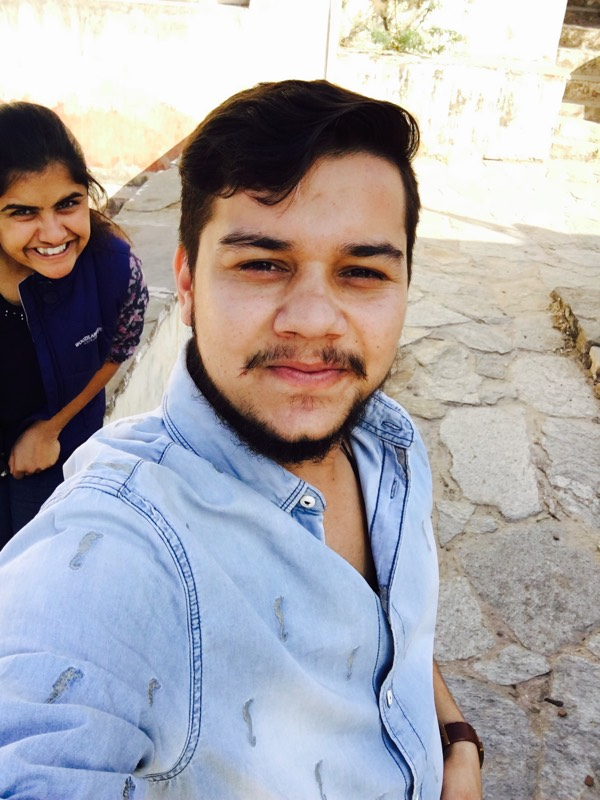
#> input picture training-data/s1/1.jpeg, 600 x 800 px; its folder holds only this picture in this run
$ python main.py
#> lines starting #> are read from the running program, lines starting #| are printed output that depends on the picture; after the words box and inside, x2 and y2 are one past the last pixel; in counts of white or black regions, pixels touching at a corner belong together
import cv2
import os
import numpy as np
# list of labels
subjects = ["", "Kratik", "Anchit"]

def detect_face(img):
    gray = cv2.cvtColor(img, cv2.COLOR_BGR2GRAY)
    face_cascade = cv2.CascadeClassifier('opencv-files/lbpcascade_frontalface.xml')
    faces = face_cascade.detectMultiScale(gray, scaleFactor=1.2, minNeighbors=5);

    if (len(faces) == 0):
        return None, None

    # assumption --> only one face,
    #extract the face area
    (x, y, w, h) = faces[0]
    # face part of the image
    return gray[y:y+w, x:x+h], faces[0]


def prepare_training_data(data_folder_path):
#> called with data_folder_path = 'training-data'
    dirs = os.listdir(data_folder_path)
    faces = []
    labels = []

    for dir_name in dirs:
        if not dir_name.startswith("s"):
            continue;

        label = int(dir_name.replace("s", ""))
        subject_dir_path = data_folder_path + "/" + dir_name
        subject_images_names = os.listdir(subject_dir_path)


        #detect face and add face to list of faces
        for image_name in subject_images_names:

            image_path = subject_dir_path + "/" + image_name
            image = cv2.imread(image_path)
#> image is the input picture: shape (800, 600, 3); mean B, G, R 168.2, 164.2, 167.3

            #display images to train
            cv2.imshow("Training on image...", cv2.resize(image, (400, 500)))
            cv2.waitKey(100)

            #detect face
            face, rect = detect_face(image)
#> in detect_face, `faces = face_cascade.detectMultiScale(gray, scaleFactor=1.2, minNeighb..`: faces = [[173, 161, 282, 282]]
#> in detect_face, `(x, y, w, h) = faces[0]`: x = 173; y = 161; w = 282
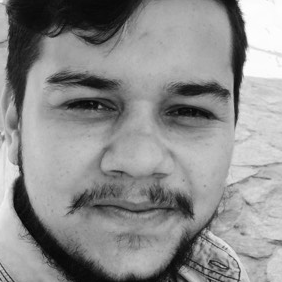
#> face: shape (282, 282); min 3, max 255, mean 141.1
#> rect = [173, 161, 282, 282]

            # ignore all faces that are not detected
            if face is not None:
                faces.append(face)
                labels.append(label)
#> pass 2 of the loop in prepare_training_data, `for dir_name in dirs:`:
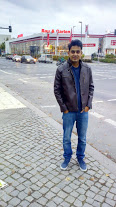
#> input picture training-data/s2/1.jpg, 116 x 207 px
#> in prepare_training_data, image is the input picture: shape (207, 116, 3); mean B, G, R 178.8, 172.2, 169.3
#> in prepare_training_data, `cv2.imshow("Training on image...", cv2.resize(image, (400, 500)))`:
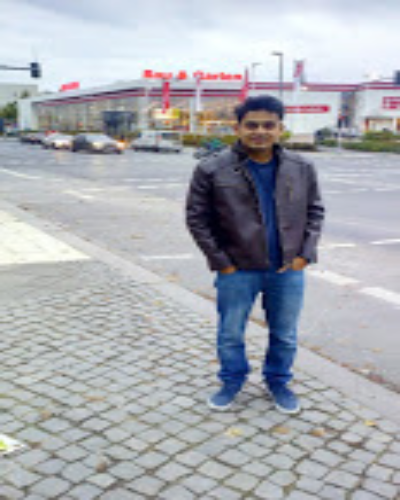
#> window 'Training on image...': shape (500, 400, 3); mean B, G, R 178.6, 172.1, 169.2
#> in detect_face (call 2), `gray = cv2.cvtColor(img, cv2.COLOR_BGR2GRAY)`:
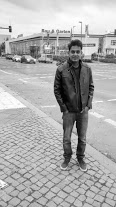
#> gray: shape (207, 116); min 1, max 254, mean 172.1
#> in detect_face (call 2), `faces = face_cascade.detectMultiScale(gray, scaleFactor=1.2, minNeighb..`: faces = ()

    cv2.destroyAllWindows()
    cv2.waitKey(1)
    cv2.destroyAllWindows()

    return faces, labels


print("Lets gather some data")
faces, labels = prepare_training_data("training-data")
#> faces = 1 item; labels = [1]
print("Total data to train: ", len(faces))
#| Total data to train:  1
# we will use Local Binary Patterns Histograms recognizer to classify the test image
face_recognizer = cv2.face.LBPHFaceRecognizer_create()
# or you can play with some other available recognizers as well
#face_recognizer = cv2.face.EigenFaceRecognizer_create()
#face_recognizer = cv2.face.FisherFaceRecognizer_create()

#training statrs here..........
face_recognizer.train(faces, np.array(labels))

w=0
h=0
def draw_rectangle(img, rect):
    (x, y, w, h) = rect
    cv2.rectangle(img, (x, y), (x+w, y+h), (0, 255, 0), 2)

def draw_text(img, text, x, y,confidence):
    cv2.putText(img, text, (x, y), cv2.FONT_HERSHEY_PLAIN, 1.5, (0, 0, 255), int(1.5))
    cv2.putText(img, str(confidence), (x+w,y+h+100), cv2.FONT_HERSHEY_PLAIN, 1, (0,0,255), 1)


def predict(test_img):

    #img = test_img.copy()
    face, rect = detect_face(test_img)
    label, confidence = face_recognizer.predict(face)
    ## calculating accuracy
    if (confidence < 100):
        label = subjects[label]
        confidence = "  {0}%".format((round(confidence)))

    else:
        label = subjects[label]
        confidence = "  {0}%".format(abs(round(100 - confidence)))

#get name of respective label returned by face recognizer
#    label = subjects[label]

    draw_text(test_img, label, rect[0], rect[1]-5,confidence)
    draw_rectangle(test_img, rect)
    return test_img


print("predicting images...")

#load test images
test_img1 = cv2.imread("test-data/test1.jpg")
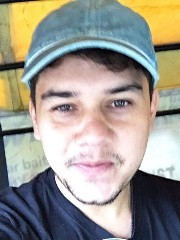
#> input picture test-data/test1.jpg, 180 x 240 px
#> test_img1 is the input picture: shape (240, 180, 3); mean B, G, R 142.9, 151.9, 156.2
test_img2 = cv2.imread("test-data/test5.jpg")
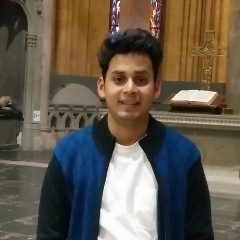
#> input picture test-data/test5.jpg, 240 x 240 px
#> test_img2 is the input picture: shape (240, 240, 3); mean B, G, R 76.8, 90.1, 99.9

#perform a prediction
predicted_img1 = predict(test_img1)
#> in predict, `face, rect = detect_face(test_img)`:
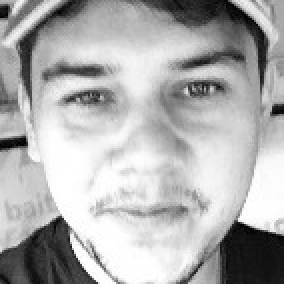
#> face: shape (142, 142) (shown 2 times larger); min 0, max 255, mean 174.9
#> in predict, `face, rect = detect_face(test_img)`: rect = [20, 59, 142, 142]
#> in predict, `label, confidence = face_recognizer.predict(face)`: label = 1; confidence = 73.02
#> in predict, `label = subjects[label]`: label = 'Kratik'
#> in predict, `confidence = "  {0}%".format((round(confidence)))`: confidence = '  73%'
#> in draw_text, `cv2.putText(img, text, (x, y), cv2.FONT_HERSHEY_PLAIN, 1.5, (0, 0, 255..`:
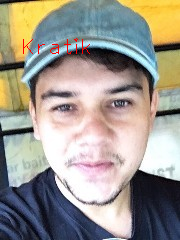
#> img: shape (240, 180, 3); 0.35% of pixels changed, all inside (x1, y1, x2, y2) = (23, 38, 90, 54)
#> in draw_rectangle, `(x, y, w, h) = rect`: x = 20; y = 59; w = 142
predicted_img2 = predict(test_img2)
#> in detect_face (call 4), `gray = cv2.cvtColor(img, cv2.COLOR_BGR2GRAY)`:
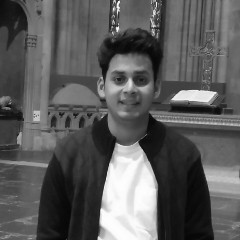
#> gray: shape (240, 240); min 2, max 255, mean 91.5
#> in detect_face (call 4), `faces = face_cascade.detectMultiScale(gray, scaleFactor=1.2, minNeighb..`: faces = [[99, 55, 61, 61]]
#> in detect_face (call 4), `(x, y, w, h) = faces[0]`: x = 99; y = 55; w = 61
#> in draw_text (call 2), `cv2.putText(img, str(confidence), (x+w,y+h+100), cv2.FONT_HERSHEY_PLAI..`: img: shape (240, 240, 3); mean B, G, R 76.6, 89.8, 100.6


#display both images
cv2.imshow(subjects[1], cv2.resize(predicted_img1, (400, 500)))
cv2.imshow(subjects[2], cv2.resize(predicted_img2, (400, 500)))
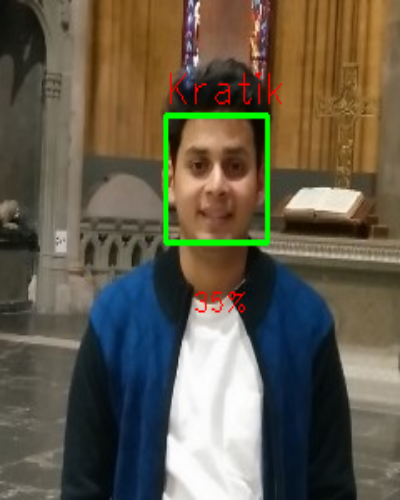
#> window 'Anchit': shape (500, 400, 3); mean B, G, R 75.8, 92, 99.3
cv2.waitKey(0)
cv2.destroyAllWindows()
cv2.waitKey(1)
cv2.destroyAllWindows()
